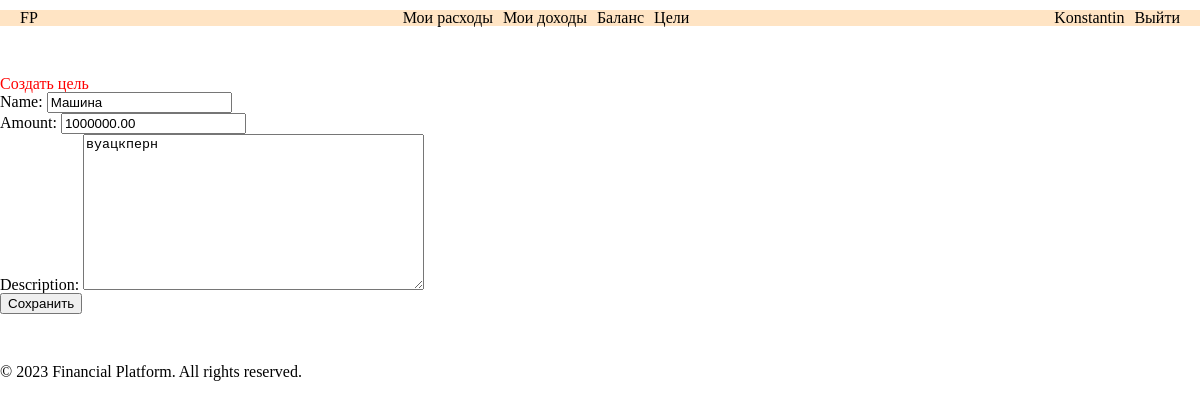
Screenshot of /goals/2/update/ (signed in) with the database file from the repository.
### goals/models.py (models this page shows, shortened)
class Goal(models.Model):
    user = models.ForeignKey(User, on_delete=models.CASCADE)
    name = models.CharField(max_length=255)
    amount = models.DecimalField(max_digits=10, decimal_places=2)
    description = models.TextField(blank=True)

### goals/views.py (the view)
# urls.py: path('<int:goal_id>/update/', goal_update, name='goal_update'),
def goal_update(request, goal_id):
    goal = get_object_or_404(Goal, id=goal_id, user=request.user)
    if request.method == 'POST':
        form = GoalForm(request.POST, instance=goal)
        if form.is_valid():
            form.save()
            return redirect('goal_list')
    else:
        form = GoalForm(instance=goal)
    context = {'form': form}
    return render(request, 'goals/goal_form.html', context)

### goals/forms.py
class GoalForm(forms.ModelForm):
    class Meta:
        model = Goal
        fields = ['name', 'amount', 'description']

### goals/templates/goals/goal_form.html (shortened to what this page needs)
{% extends 'base.html' %}
{% load static %}
{% block content %}
<h1>Создать цель</h1>
<form method="post">
  {{ form.as_p }}
  <button type="submit">Сохранить</button>
</form>
{% endblock %}

### templates/base.html (shortened to what this page needs)
{% load static %}
<!DOCTYPE html>
<html>
<head>
    <link rel="stylesheet" href="{% static 'reset.css' %}">
    <link rel="stylesheet" href="{% static 'base.css' %}">
    <link rel="stylesheet" href="{% static 'balance/css/balance.css' %}">
    <link rel="stylesheet" href="{% static 'expenses/css/expenses.css' %}">
    <link rel="stylesheet" href="{% static 'authentication/css/login.css' %}">
    <link rel="stylesheet" href="{% static 'authentication/css/register.css' %}">
    <link rel="stylesheet" href="{% static 'goals/css/goals.css' %}">
</head>
<body>
    <header class="header header__flex">
        <a class="header__logo" href="{% url 'index' %}">FP</a>
        <nav class="header__nav">
            <ul class="header__ul">
                <li><a class="header__link" href="{% url 'expense_list' %}">Мои расходы</a></li>
                <li><a class="header__link" href="{% url 'income_list' %}">Мои доходы</a></li>
                <li><a class="header__link" href="{% url 'balance' %}">Баланс</a></li>
                <li><a class="header__link" href="{% url 'goal_list' %}">Цели</a></li>
            </ul>
        </nav>
        <menu>
            {% if user.is_authenticated %}
                <ul class="header__ul">
                    <li>{{ user.username }}</li>
                    <li><a class="header__reg-link" href="{% url 'logout' %}">Выйти</a></li>
                </ul>
            {% else %}
                <ul class="header__ul">
                    <li><a class="header__reg-link" class="header__link" href="{% url 'register' %}">Зарегистрироваться</a></li>
                    <li><a class="header__reg-link" class="header__link" href="{% url 'login' %}">Войти</a></li>
                </ul>
            {% endif %}
        </menu>
    </header>
    <main>
        {% block content %}
        {% endblock %}
    </main>
    <footer class="footer">
        <p>&copy; 2023 Financial Platform. All rights reserved.</p>
    </footer>
</body>
</html>

### authentication/static/base.css (style rules this page uses)
a { color: #000; text-decoration: none; }
.header { padding: 0 20px; margin-top: 10px; margin-bottom: 50px; background-color: bisque; }
.header__flex { display: flex; justify-content: space-between; align-items: center; }
.header__ul { display: flex; justify-content: space-between; align-items: center; gap: 10px; }
.header__link { transition: .3s ease-in-out; }
nav { display: flex; justify-content: center; align-items: center; gap: 20px; }
.footer { margin-top: 50px; }

### balance/static/balance/css/balance.css (style rules this page uses)
h1 { color: red; }

### rows the page displays
Goal: name "Машина", amount "1000000.00", description "вуацкперн"

### other values shown
{{ user.username }} "Konstantin"
